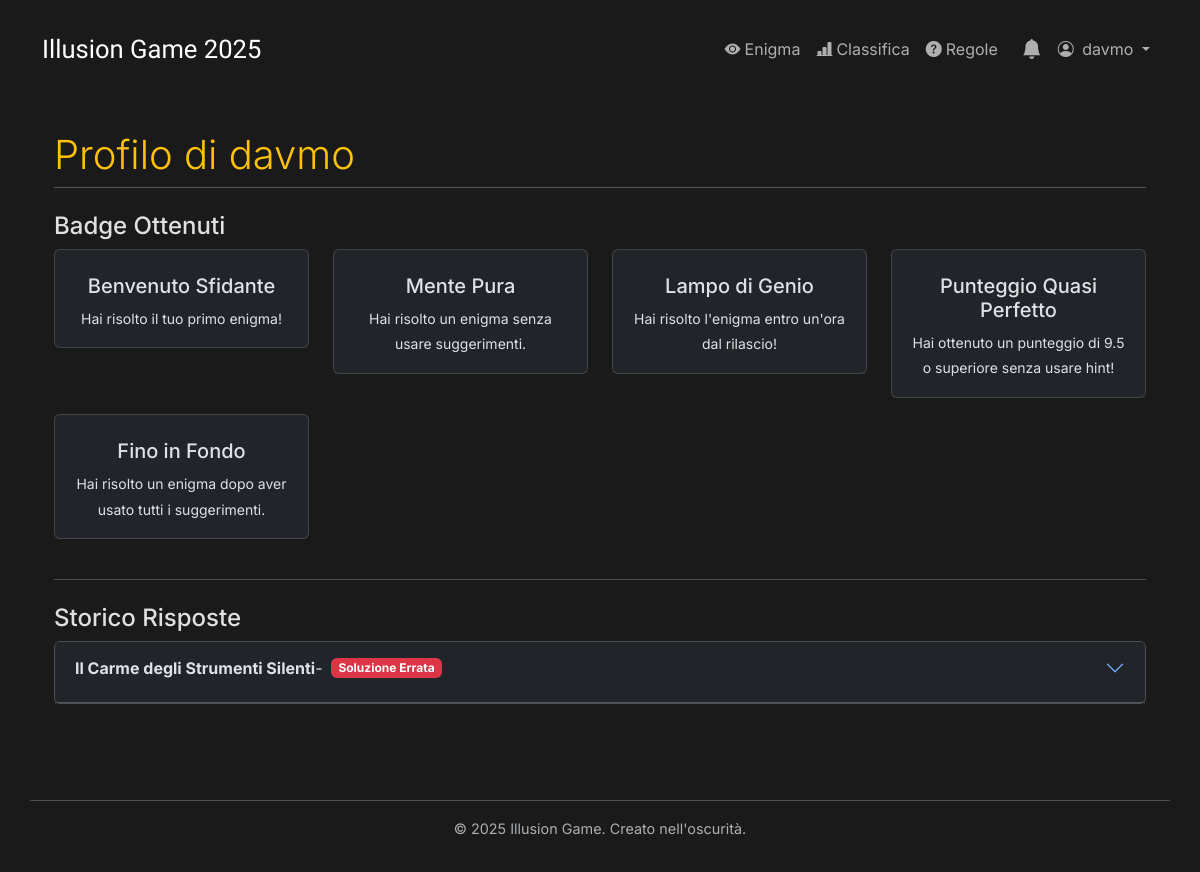
The app's page /profilo/davmo/ (signed in), older data.
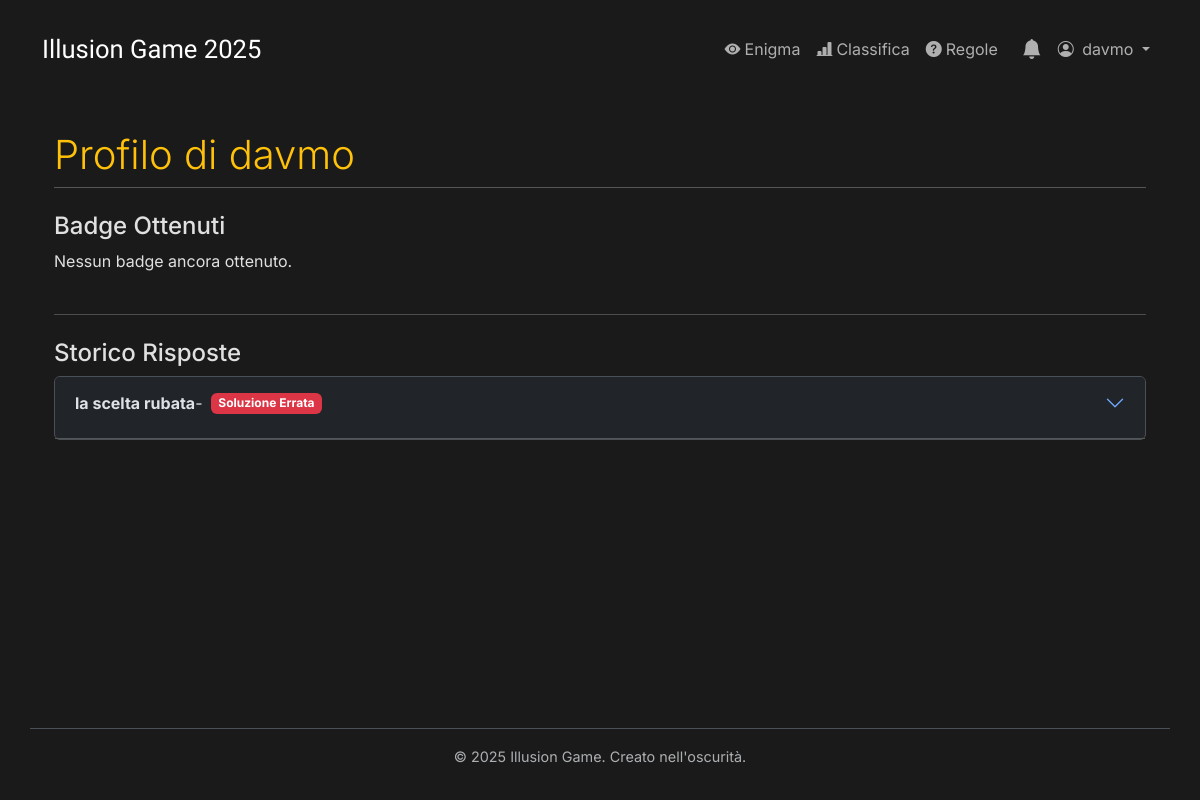
The same page, newer data.
### enigmas/models.py (models this page shows, shortened)
class UserBadge(models.Model):
    utente = models.ForeignKey(User, on_delete=models.CASCADE, related_name='user_badges')
    badge = models.ForeignKey(Badge, on_delete=models.CASCADE, related_name='user_badges')
    data_ottenimento = models.DateTimeField(auto_now_add=True)
    class Meta:
        unique_together = ('utente', 'badge')

class Badge(models.Model):
    nome = models.CharField(max_length=100)
    descrizione = models.TextField()
    icona = models.CharField(max_length=50, help_text="Es. 'bi bi-star'")

class RispostaUtente(models.Model):
    utente = models.ForeignKey(User, on_delete=models.CASCADE, related_name='risposte')
    enigma = models.ForeignKey(Enigma, on_delete=models.CASCADE)
    data_invio = models.DateTimeField(default=timezone.now)
    is_completa_corretta = models.BooleanField(default=False)
    punteggio = models.FloatField(default=0.0)
    class Meta:
        unique_together = ('utente', 'enigma')
        ordering = ['-data_invio']

class Enigma(models.Model):
    titolo = models.CharField(max_length=200, blank=True, null=True)
    testo = models.TextField(help_text="La descrizione principale o l'introduzione all'enigma/caso.")
    start_time = models.DateTimeField(help_text="Data e ora di inizio visibilità")
    end_time = models.DateTimeField(editable=False)
    is_active = models.BooleanField(default=False, help_text="Seleziona per rendere questo l'enigma/caso corrente")
    notifica_inviata = models.BooleanField(default=False, help_text="Indica se la notifica è già stata inviata")
    class Meta:
        verbose_name = "Enigma o Caso"
        verbose_name_plural = "Enigmi o Casi"
        ordering = ['-start_time']

### enigmas/views.py (the view)
# urls.py: path('profilo/<str:username>/', views.profile_view, name='profile_view'),
@login_required
def profile_view(request, username):
    profile_user = get_object_or_404(User, username=username)
    risposte = RispostaUtente.objects.filter(utente=profile_user).select_related('enigma').order_by('-enigma__start_time')
    badges_utente = UserBadge.objects.filter(utente=profile_user).select_related('badge')
    context = {'profile_user': profile_user, 'risposte': risposte, 'badges': badges_utente}
    return render(request, 'enigmas/profile_detail.html', context)

### enigmas/context_processors.py (called while the page is built)
def unread_notifications_context(request):
    if request.user.is_authenticated:
        count = Notifica.objects.filter(utente=request.user, letta=False).count()
        return {'unread_notifications_count': count}
    return {}

### enigmas/models.py (called while the page is built)
    def is_corretta(self):
        return self.valore_inserito.strip().lower() == self.campo.risposta_corretta.strip().lower()

### enigmas/templates/enigmas/profile_detail.html (shortened to what this page needs)
{% extends 'enigmas/base.html' %}
{% block content %}
<div class="container mt-4">
    <h2 class="display-6">Profilo di {{ profile_user.username }}</h2>
    <h4 class="mt-4">Badge Ottenuti</h4>
    <div class="row">
        {% for user_badge in badges %}
        <div class="col-md-3 mb-3">
            <div class="card text-center">
                <div class="card-body">
                    <h5 class="card-title mt-2">{{ user_badge.badge.nome }}</h5>
                    <p class="card-text"><small>{{ user_badge.badge.descrizione }}</small></p>
                </div>
            </div>
        </div>
        {% empty %}
        <div class="col">
            <p>Nessun badge ancora ottenuto.</p>
        </div>
        {% endfor %}
    </div>
    <hr class="my-4">
    <h4 class="mt-4">Storico Risposte</h4>
    <div class="accordion" id="storicoAccordion">
        {% for risposta in risposte %}
        <div class="accordion-item">
            <h2 class="accordion-header" id="heading-{{ risposta.id }}">
                <button class="accordion-button collapsed" type="button" data-bs-toggle="collapse" data-bs-target="#collapse-{{ risposta.id }}">
                    <strong>{{ risposta.enigma.titolo }}</strong> -
                    <span class="ms-2 badge {% if risposta.is_completa_corretta %}bg-success{% else %}bg-danger{% endif %}">
                        {% if risposta.is_completa_corretta %}Soluzione Corretta{% else %}Soluzione Errata{% endif %}
                    </span>
                </button>
            </h2>
        </div>
        {% empty %}
        <div class="alert alert-info">
            Nessuna risposta inviata.
        </div>
        {% endfor %}
    </div>
</div>
{% endblock %}

### enigmas/templates/enigmas/base.html (shortened to what this page needs)
{% load static %}
<!DOCTYPE html>
<html lang="it" data-bs-theme="dark">
<head>
    <link href="https://cdn.jsdelivr.net/npm/bootstrap@5.3.3/dist/css/bootstrap.min.css" rel="stylesheet" xintegrity="sha384-QWTKZyjpPEjISv5WaRU9OFeRpok6YctnYmDr5pNlyT2bRjXh0JMhjY6hW+ALEwIH">
    <link rel="stylesheet" href="{% static 'enigmas/css/style.css' %}">
    <link rel="stylesheet" href="https://cdn.jsdelivr.net/npm/bootstrap-icons@1.11.3/font/bootstrap-icons.min.css">
</head>
<body class="d-flex flex-column">
    <nav class="navbar navbar-expand-lg navbar-custom">
        <div class="container">
            <a class="navbar-brand navbar-brand-custom" href="{% url 'enigma_view' %}">
                Illusion Game 2025
            </a>
            <div class="collapse navbar-collapse" id="navbarNavContent">
                <ul class="navbar-nav ms-auto mb-2 mb-lg-0 align-items-center">
                    {% if user.is_authenticated %}
                        <li class="nav-item"> <a class="nav-link {% if request.resolver_match.url_name == 'enigma_view' %}active{% endif %}" href="{% url 'enigma_view' %}"><i class="bi bi-eye-fill me-1"></i>Enigma</a> </li>
                        <li class="nav-item"> <a class="nav-link {% if request.resolver_match.url_name == 'classifica' %}active{% endif %}" href="{% url 'classifica' %}"><i class="bi bi-bar-chart-line-fill me-1"></i>Classifica</a> </li>
                        <li class="nav-item"> <a class="nav-link " href="{% url 'regole_punteggio' %}"><i class="bi bi-question-circle-fill me-1"></i>Regole</a> </li>
                        <li class="nav-item d-none d-lg-block notification-bell-desktop">
                            <a class="nav-link position-relative px-2 {% if request.resolver_match.url_name == 'lista_notifiche' %}active{% endif %}"
                               href="{% url 'lista_notifiche' %}"
                               title="Notifiche">
                                <i class="bi bi-bell-fill fs-5"></i>
                            </a>
                        </li>
                        <li class="nav-item dropdown">
                            <a class="nav-link dropdown-toggle" href="#" role="button" data-bs-toggle="dropdown" aria-expanded="false">
                                <i class="bi bi-person-circle me-1"></i> {{ user.username }}
                            </a>
                        </li>
                    {% else %}
                        <li class="nav-item">
                            <a class="nav-link {% if request.resolver_match.url_name == 'account_login' %}active{% endif %}" href="{% url 'account_login' %}"><i class="bi bi-box-arrow-in-right me-1"></i>Login</a>
                        </li>
                    {% endif %}
                </ul>
            </div>
        </div>
    </nav>
    <div class="container mt-4 mb-5 flex-grow-1">
        {% block content %}{% endblock %}
    </div>
    <footer class="container text-center text-body-secondary py-3 border-top">
        <p>&copy; {% now "Y" %} Illusion Game. Creato nell'oscurità.</p>
    </footer>
</body>
</html>

### enigmas/static/enigmas/css/style.css (style rules this page uses)
body { background-color: #1a1a1a; color: #e0e0e0; font-family: 'Courier New', Courier, monospace; margin: 0; padding: 0; line-height: 1.6; }
nav { margin-top: 1rem; }
nav a { color: #b0bec5; text-decoration: none; transition: color 0.3s ease; }
h2, h3 { color: #FFC109; border-bottom: 1px solid #555; padding-bottom: 0.5rem; margin-bottom: 1.5rem; }
footer { text-align: center; margin-top: 3rem; padding: 1.5rem; font-size: 0.9rem; color: #666; border-top: 1px solid #333; }
.navbar-brand-custom { font-family: "Rubik Glitch", system-ui; color: #ffffff !important; font-weight: 400; font-size: 1.6rem; }

### enigmas/templates/enigmas/base.html (style rules this page uses)
body { font-family: 'Inter', sans-serif; background-color: #1a1a1a; display: flex; flex-direction: column; min-height: 100vh; }
.flex-grow-1 { flex-grow: 1; }
.notification-bell-desktop { margin-left: 0.5rem; }

Row changes from the older to the newer data that the page shows:
removed UserBadge: badge.nome "Benvenuto Sfidante", badge.descrizione "Hai risolto il tuo primo enigma!"
removed UserBadge: badge.nome "Mente Pura", badge.descrizione "Hai risolto un enigma senza usare suggerimenti."
removed UserBadge: badge.nome "Lampo di Genio", badge.descrizione "Hai risolto l'enigma entro un'ora dal rilascio!"
removed UserBadge: badge.nome "Punteggio Quasi Perfetto", badge.descrizione "Hai ottenuto un punteggio di 9.5 o superiore senza usare hint!"
removed UserBadge: badge.nome "Fino in Fondo", badge.descrizione "Hai risolto un enigma dopo aver usato tutti i suggerimenti."
removed RispostaUtente: enigma.titolo "Il Carme degli Strumenti Silenti", is_completa_corretta "Soluzione Errata"
added RispostaUtente: enigma.titolo "la scelta rubata", is_completa_corretta "Soluzione Errata"
Text that changed along with them:
text now shown: "Nessun badge ancora ottenuto."
